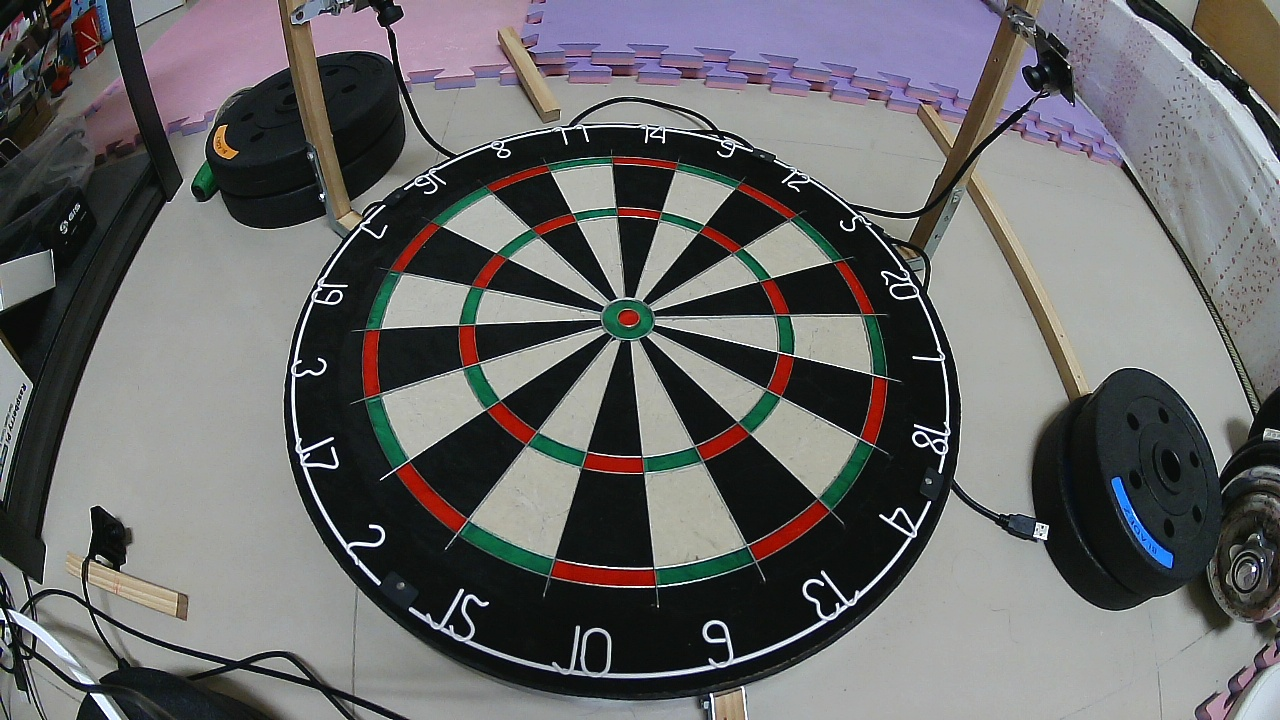
#> input picture ori_frame_20240731_232718.jpg, 1280 x 720 px
$ python -i main.py   (imports and definitions only)
#> lines starting #> are read from the running program, lines starting #| are printed output that depends on the picture; after the words box and inside, x2 and y2 are one past the last pixel; in counts of white or black regions, pixels touching at a corner belong together
#> further down, picture is the input picture: shape (720, 1280, 3); mean B, G, R 104.6, 103.8, 104.3
### color_method.py
import cv2
import numpy as np


def red_hsv(bgr_img: np.ndarray):
    hsv_img = cv2.cvtColor(bgr_img, cv2.COLOR_BGR2HSV)
#> hsv_img: shape (720, 1280, 3); mean H, S, V 71.7, 42.3, 111.3
    # H -> 0->10
    # S -> 175-255
    # V -> 20-255
    lower_hsv_1 = np.array([0, 100, 20])
    higher_hsv_1 = np.array([10, 255, 255])

    # H -> 170 - 180
    # S -> 175 - 255
    # V -> 20 - 255
    lower_hsv_2 = np.array([170, 100, 20])
    higher_hsv_2 = np.array([180, 255, 255])

    mask1 = cv2.inRange(hsv_img, lower_hsv_1, higher_hsv_1)
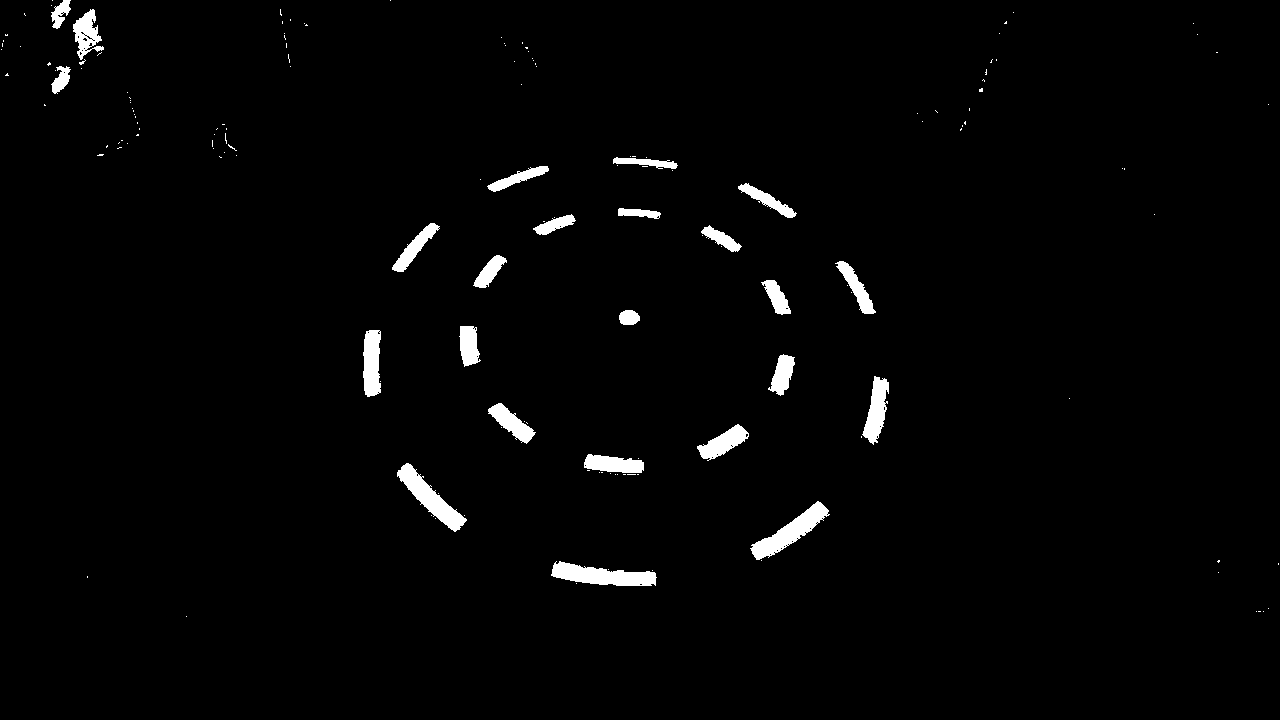
#> mask1: shape (720, 1280); 1.9% white; 158 white regions (134 under 20 px), largest, box (x1, y1, x2, y2) and area: (551, 561, 657, 586) 1574, (750, 501, 830, 560) 1522, (397, 463, 467, 532) 1481
    mask2 = cv2.inRange(hsv_img, lower_hsv_2, higher_hsv_2)
#> mask2: shape (720, 1280); 0.12% white in thin lines or dots
    return mask1 + mask2
#> returned value: shape (720, 1280); 2% white; 181 white regions (150 under 20 px), largest, box (x1, y1, x2, y2) and area: (551, 561, 657, 586) 1698, (749, 500, 830, 560) 1556, (396, 463, 467, 532) 1505


def green_hsv(bgr_img: np.ndarray):
    hsv_img = cv2.cvtColor(bgr_img, cv2.COLOR_BGR2HSV)
    # H -> 40 - 70
    # S -> 150 -255
    # V -> 20 - 255
    lower_hsv = np.array([40, 100, 20])
    higher_hsv = np.array([110, 255, 255])
    mask = cv2.inRange(hsv_img, lower_hsv, higher_hsv)
#> mask: shape (720, 1280); 2.6% white; 1982 white regions (1925 under 20 px), largest, box (x1, y1, x2, y2) and area: (460, 522, 553, 575) 1624, (656, 547, 754, 585) 1547, (1110, 473, 1174, 574) 1525
#> in get_black_area_list, `red_green_mask = red_hsv_mask + green_hsv_mask`: red_green_mask: shape (720, 1280); 4.7% white; 2157 white regions (2074 under 20 px), largest, box (x1, y1, x2, y2) and area: (551, 561, 657, 586) 1698, (460, 522, 553, 575) 1624, (749, 500, 830, 560) 1556
    return mask


# [10 lines left out: function blue_hsv, not called in this run]

def black_hsv(bgr_img: np.ndarray):
    hsv_img = cv2.cvtColor(bgr_img, cv2.COLOR_BGR2HSV)
#> hsv_img: shape (720, 1280, 3); mean H, S, V 74.3, 37.1, 117.8
    # H -> 0 - 180
    # S -> 0 - 255
    # V -> 0 - 46
    lower_hsv = np.array([0, 0, 0])
    higher_hsv = np.array([180, 255, 46])
    mask = cv2.inRange(hsv_img, lower_hsv, higher_hsv)
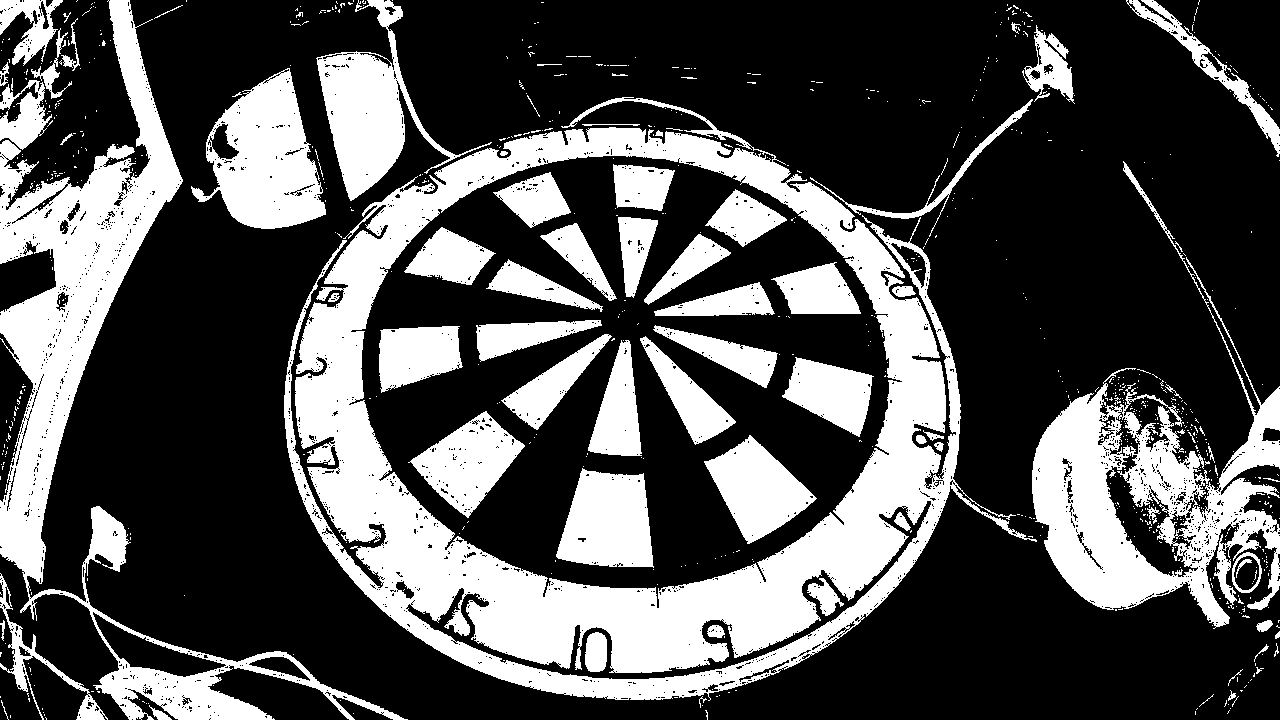
#> mask: shape (720, 1280); 31.9% white; 811 white regions (738 under 20 px), largest, box (x1, y1, x2, y2) and area: (284, 97, 1037, 701) 109850, (0, 0, 408, 720) 44941, (1032, 161, 1280, 629) 31460
    return mask


# [20 lines left out: functions get_green_red_image, get_red_image, get_blue_image, not called in this run]

def get_black_image(ori_image: np.ndarray):
    black_hsv_mask = black_hsv(ori_image)
    bgr_black_image = cv2.bitwise_and(ori_image, ori_image, mask=black_hsv_mask)
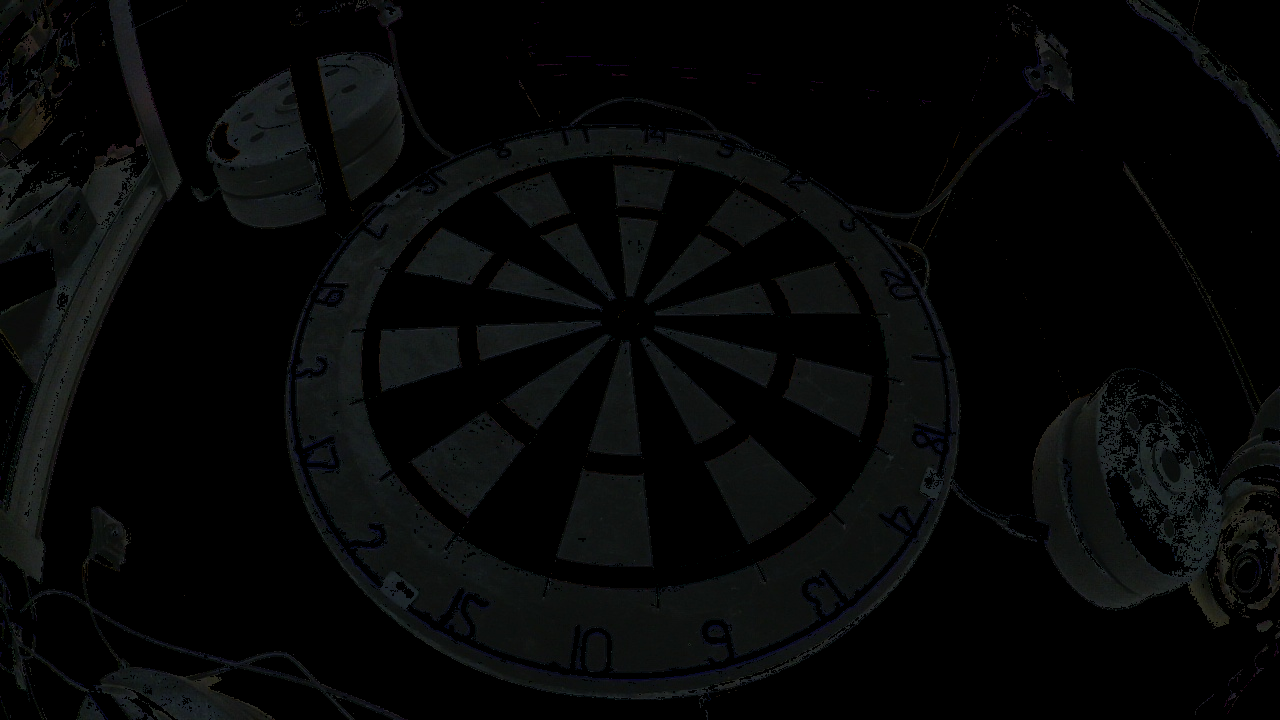
#> bgr_black_image: shape (720, 1280, 3); mean B, G, R 7.1, 7.1, 6.1
    return bgr_black_image

### c_contour.py
import cv2
from global_def import log

class VArea:
    def __init__(self, cnt, id, center_x, center_y, **kwargs):
        super(VArea, self).__init__(**kwargs)

        self.cnt = cnt
        self.id = id
        self.center_x = center_x
        self.center_y = center_y
        self.area_size = cv2.contourArea(self.cnt)
        self.point = 0
        self.angle = 0
        # self.dist = 0
        self.dist_from_bulleye = 0

    def set_point(self, point):
        self.point = point

    def set_angle(self, angle):
        self.angle = angle

    def set_dist(self, dist):
        self.dist = dist
        # log.debug("area id: %d, dist: %d", self.id, self.dist)

### utils/log_utils.py
import logging
from logging.handlers import RotatingFileHandler
import os

dir_path = os.path.dirname(os.path.realpath(__file__))

log_level = logging.DEBUG
# log_level = logging.INFO
# log_level = logging.ERROR

import os
import sys
root_dir = os.path.dirname(sys.modules['__main__'].__file__)
log_dir = os.path.join(root_dir, 'log')
print("log_dir = ", log_dir)

os.makedirs(log_dir, exist_ok=True)

def set_logging_level(l):
    global log_level
    log_level = l

def logging_init(s):
    global log_level
    log = logging.getLogger(s)
    formatter = logging.Formatter('%(asctime)s %(levelname)-8s[%(filename)s:%(lineno)d(%(funcName)s)] %(message)s')
    file_handler = RotatingFileHandler(os.path.join(log_dir,  'venom_dart.log'),
                                       maxBytes=1024 * 1024 * 5,
                                       backupCount=10)
    file_handler.setLevel(log_level)
    file_handler.setFormatter(formatter)
    log.addHandler(file_handler)

    stream_handler = logging.StreamHandler()
    stream_handler.setLevel(log_level)
    stream_handler.setFormatter(formatter)
    log.addHandler(stream_handler)
    log.setLevel(log_level)
    return log

### main.py
import cv2
import numpy as np
import platform

from color_method import get_green_red_image, get_black_image, red_hsv, green_hsv, get_blue_image, get_red_image
from cv2_key_event import cv2_key_event
from save_pics import save_jpgs
from c_contour import VArea
from v_math import get_angle_with_three_points, dart_points, get_angle_with_two_lines, get_distance
from global_def import log
TEST_WITH_JPG = True


# [40 lines left out: function get_white_area_list, not called in this run]


def get_black_area_list(src_img):
    area_list = []
    ''' 檢測黑色區塊 '''
    ''' 先將紅色綠色區塊變成白色 '''
    black_src_image = src_img.copy()
    red_hsv_mask = red_hsv(black_src_image)
    green_hsv_mask = green_hsv(black_src_image)
    red_green_mask = red_hsv_mask + green_hsv_mask
    black_stage1_image = cv2.bitwise_not(black_src_image, black_src_image, mask=red_green_mask)
    # cv2.imshow("black stage1 Frame", black_stage1_image)

    black_image = get_black_image(black_stage1_image)

    # cv2.imshow("black Frame", black_image)

    ''' 灰階處理二值化 '''
    gray_black_image = cv2.cvtColor(black_stage1_image, cv2.COLOR_BGR2GRAY)
    '''cv2.imshow("gray black Frame 0", gray_black_image)
    zret, gray_black_image = cv2.threshold(gray_black_image, 170, 0, cv2.THRESH_TOZERO_INV)
    cv2.imshow("gray black Frame 1", gray_black_image)'''
    zret, black_image_gray = cv2.threshold(gray_black_image, 50, 255, cv2.THRESH_BINARY)
#> black_image_gray: shape (720, 1280); 66.4% white; 796 black regions (716 under 20 px), largest, box (x1, y1, x2, y2) and area: (284, 97, 1037, 708) 113448, (0, 0, 408, 720) 55146, (1032, 160, 1280, 629) 39870
    # cv2.imshow("gray black Frame 2", gray_black_image)
    # erode & dilage, performance is better
    kernel_temp = cv2.getStructuringElement(cv2.MORPH_RECT, (3, 3))
    black_image_gray = cv2.erode(black_image_gray, kernel_temp)
#> black_image_gray: shape (720, 1280); 60.7% white; 278 black regions (163 under 20 px), largest, box (x1, y1, x2, y2) and area: (283, 0, 1280, 709) 194761, (0, 0, 409, 720) 65259, (190, 64, 328, 230) 13613
    black_image_gray = cv2.dilate(black_image_gray, kernel_temp)
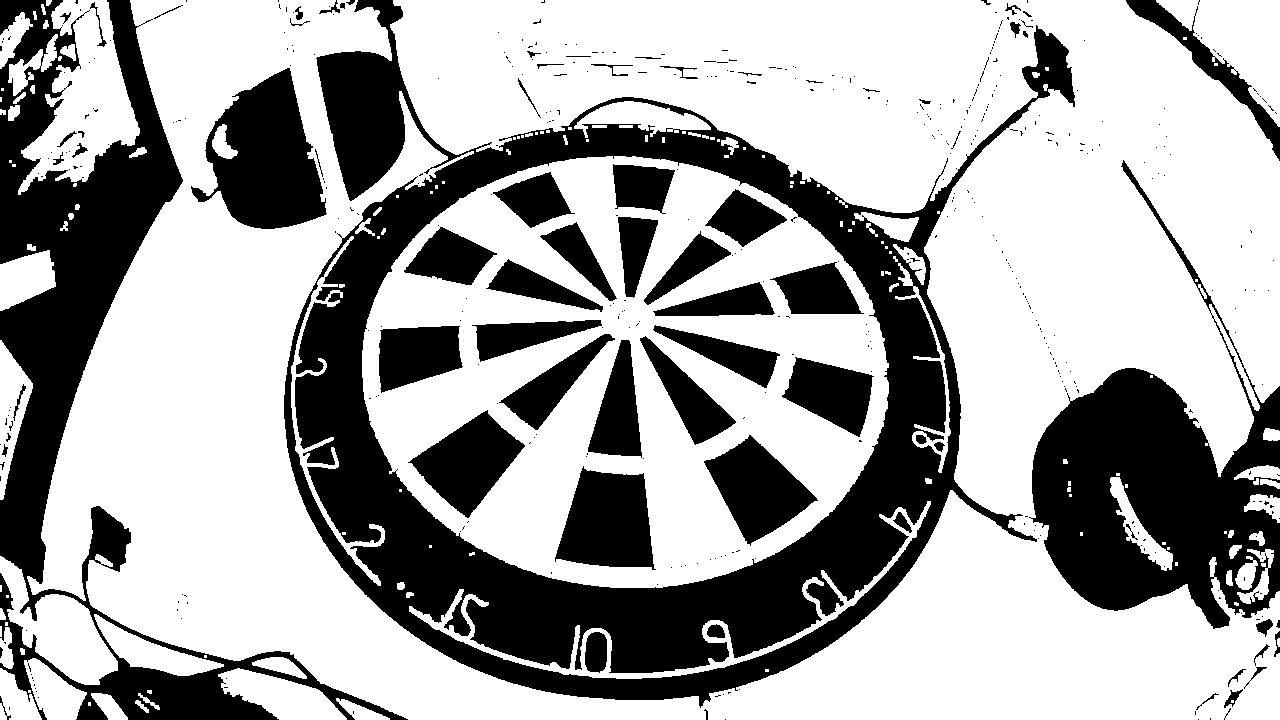
#> black_image_gray: shape (720, 1280); 65.1% white; 484 black regions (409 under 20 px)

    cv2.imshow("black image output", black_image_gray)

    ''' 找尋輪廓 '''
    black_cnts, hierarchy = cv2.findContours(black_image_gray, cv2.RETR_LIST, cv2.CHAIN_APPROX_NONE)
#> black_cnts = 753 contours, 614 with area under 20; largest, box (x1, y1, x2, y2) and area: (27, 0, 1280, 720) 435791, (362, 156, 889, 588) 177956, (190, 67, 328, 230) 13376, (18, 0, 140, 195) 11282, (554, 465, 657, 571) 7682
    # black_cnts, hierarchy = cv2.findContours(black_image_gray, cv2.RETR_TREE, cv2.CHAIN_APPROX_NONE)

    new_contours = []
    for cnt in black_cnts:
        area = cv2.contourArea(cnt)
        if 10000 > area > 2000:
            new_contours.append(cnt)
#> this loop made 753 passes
#> area on passes 8, 12, 13: 24, 49.5, 445.5
#> after the loop, new_contours = 30 contours; largest, box (x1, y1, x2, y2) and area: (554, 465, 657, 571) 7682, (1156, 0, 1280, 127) 7176, (703, 434, 819, 547) 6476, (407, 409, 526, 519) 6334, (0, 556, 118, 685) 6215

    contours = new_contours
#> contours has the same summary as new_contours
    # print("len(contours): ", len(contours))
    # red_green_contour_image = src_img.copy()

    ''' contour 建立類別 '''
    v_id = 0
    for contour in contours:
        M = cv2.moments(contour)
        center_x = int(M["m10"] / M["m00"])
        center_y = int(M["m01"] / M["m00"])
        varea = VArea(contour, v_id, center_x, center_y)
        v_id += 1
        area_list.append(varea)
#> this loop made 30 passes
#> (center_x, center_y) on passes 1 to 12: (279, 695), (53, 691), (151, 652), (59, 630), (671, 624), (607, 522), (757, 488), (468, 461), (830, 392), (618, 410), (10, 407), (688, 397)
#> after the loop, area_list = 30 items; v_id = 30
    # print("len(contours): ", len(contours))
    # print("v_id: ", v_id)
    return area_list


# [101 lines left out: functions get_red_green_area, get_double_area_list, get_triple_area_list, not called in this run]


# [223 lines not run here, left out]

>>> import cv2
>>> picture = cv2.imread('ori_frame_20240731_232718.jpg')
>>> result = get_black_area_list(picture)
#> result = 30 items

$ run again, on ori_frame_20240810_091834.jpg
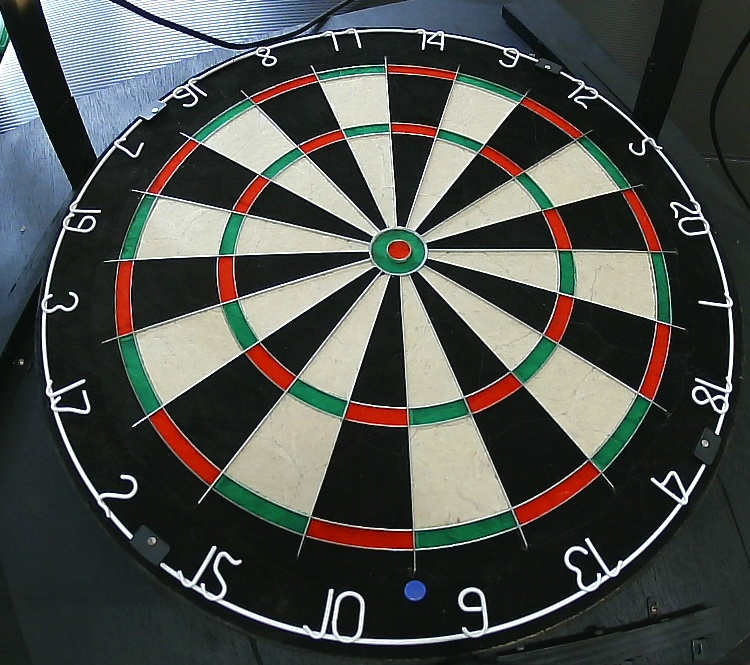
#> input picture ori_frame_20240810_091834.jpg, 750 x 665 px
#> picture is the input picture: shape (665, 750, 3); mean B, G, R 75.7, 79.7, 77.1
#> in red_hsv, `mask1 = cv2.inRange(hsv_img, lower_hsv_1, higher_hsv_1)`:
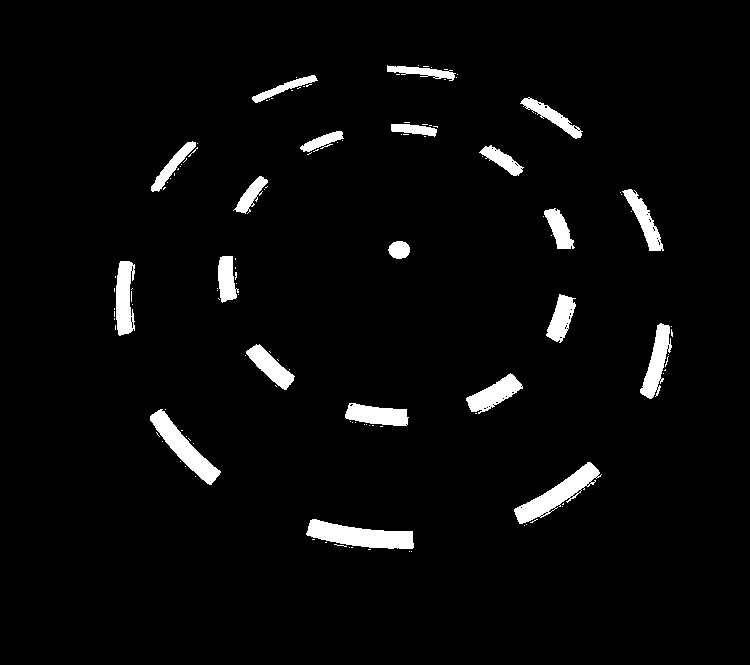
#> mask1: shape (665, 750); 3.7% white; 127 white regions (106 under 20 px), largest, box (x1, y1, x2, y2) and area: (306, 519, 414, 549) 1903, (514, 462, 602, 524) 1706, (150, 409, 221, 485) 1571
#> mask2: shape (665, 750); 0.07% white in thin lines or dots, all inside (x1, y1, x2, y2) = (114, 66, 672, 549)
#> red_green_mask: shape (665, 750); 9% white; 1570 white regions (1470 under 20 px), largest, box (x1, y1, x2, y2) and area: (306, 519, 414, 549) 1907, (213, 474, 309, 534) 1740, (514, 462, 602, 524) 1739
#> in get_black_area_list, `black_image_gray = cv2.dilate(black_image_gray, kernel_temp)`:
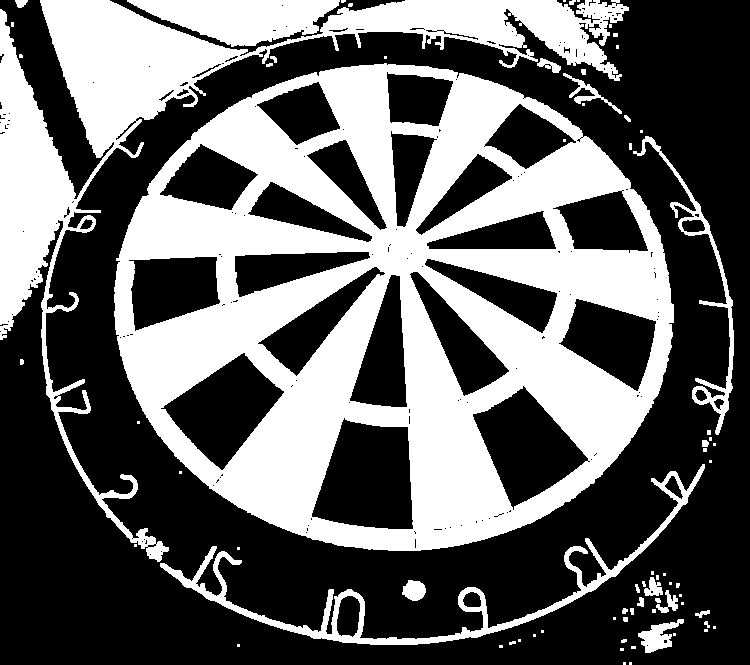
#> black_image_gray: shape (665, 750); 39.5% white; 74 white regions (42 under 20 px)
#> black_cnts = 279 contours, 221 with area under 20; largest, box (x1, y1, x2, y2) and area: (114, 63, 674, 551) 212918, (0, 0, 629, 562) 43256, (311, 417, 414, 530) 8676, (472, 385, 589, 511) 7485, (160, 352, 285, 471) 7194
#> the loop in get_black_area_list, `for cnt in black_cnts:` made 279 passes
#> area on passes 18, 21, 27: 649.5, 40.5, 35
#> after the loop in get_black_area_list, `for cnt in black_cnts:`: new_contours = 23 contours; largest, box (x1, y1, x2, y2) and area: (311, 417, 414, 530) 8676, (472, 385, 589, 511) 7485, (160, 352, 285, 471) 7194, (160, 464, 705, 645) 7054, (127, 0, 340, 47) 6012
#> contours has the same summary as new_contours
#> the loop in get_black_area_list, `for contour in contours:` made 23 passes
#> (center_x, center_y) on passes 1 to 8: (431, 589), (367, 478), (526, 446), (224, 408), (611, 340), (384, 355), (459, 341), (314, 324)
#> after the loop in get_black_area_list, `for contour in contours:`: area_list = 23 items; v_id = 23
#> result = 23 items
